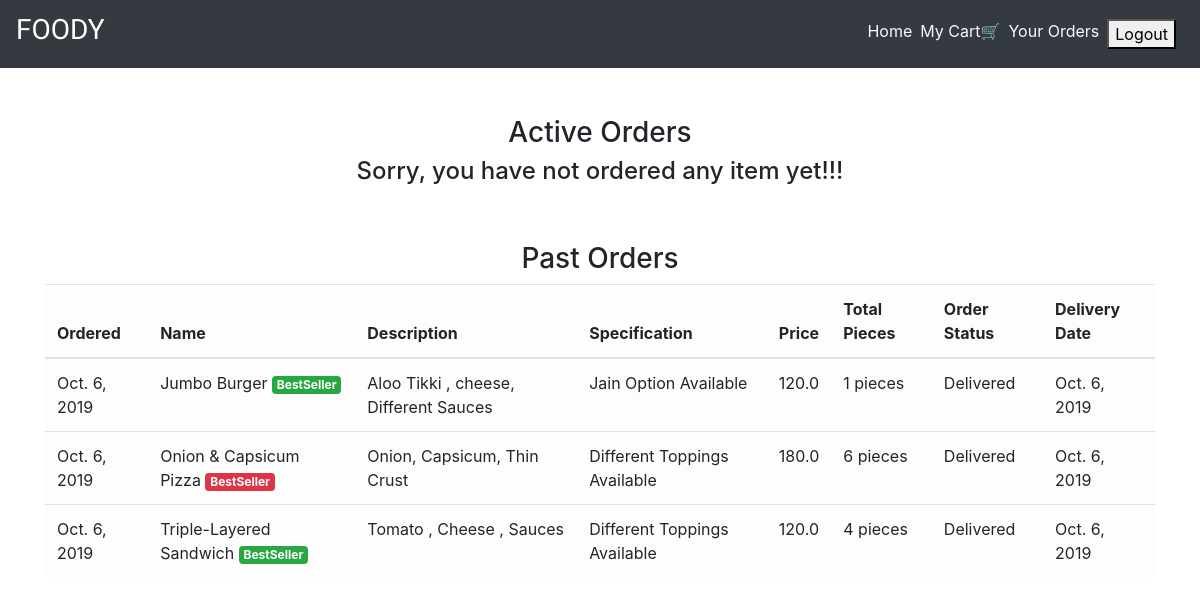
/order_details/ (signed in), run on the app's committed database.
### main/models.py (models this page shows, shortened)
class CartItems(models.Model):
    ORDER_STATUS = (
        ('Active', 'Active'),
        ('Delivered', 'Delivered')
    )
    user = models.ForeignKey(User, on_delete=models.CASCADE)
    item = models.ForeignKey(Item, on_delete=models.CASCADE)
    ordered = models.BooleanField(default=False)
    quantity = models.IntegerField(default=1)
    ordered_date = models.DateField(default=timezone.now)
    status = models.CharField(max_length=20, choices=ORDER_STATUS, default='Active')
    delivery_date = models.DateField(default=timezone.now)
    class Meta:
        verbose_name = 'Cart Item'
        verbose_name_plural = 'Cart Items'

class Item(models.Model):
    LABELS = (
        ('BestSeller', 'BestSeller'),
        ('New', 'New'),
        ('Spicy🔥', 'Spicy🔥'),
    )
    LABEL_COLOUR = (
        ('danger', 'danger'),
        ('success', 'success'),
        ('primary', 'primary'),
        ('info', 'info')
    )
    title = models.CharField(max_length=150)
    description = models.CharField(max_length=250,blank=True)
    price = models.FloatField()
    pieces = models.IntegerField(default=6)
    instructions = models.CharField(max_length=250,default="Jain Option Available")
    image = models.ImageField(default='default.png', upload_to='images/')
    labels = models.CharField(max_length=25, choices=LABELS, blank=True)
    label_colour = models.CharField(max_length=15, choices=LABEL_COLOUR, blank=True)
    slug = models.SlugField(default="sushi_name")
    created_by = models.ForeignKey(User, on_delete=models.CASCADE)

### main/views.py (the view)
# urls.py: path('order_details/', views.order_details, name='order_details'),
@login_required
def order_details(request):
    items = CartItems.objects.filter(user=request.user, ordered=True,status="Active").order_by('-ordered_date')
    cart_items = CartItems.objects.filter(user=request.user, ordered=True,status="Delivered").order_by('-ordered_date')
    bill = items.aggregate(Sum('item__price'))
    number = items.aggregate(Sum('quantity'))
    pieces = items.aggregate(Sum('item__pieces'))
    total = bill.get("item__price__sum")
    count = number.get("quantity__sum")
    total_pieces = pieces.get("item__pieces__sum")
    context = {
        'items':items,
        'cart_items':cart_items,
        'total': total,
        'count': count,
        'total_pieces': total_pieces
    }
    return render(request, 'main/order_details.html', context)

### main/templatetags/get_group.py (called while the page is built)
@register.filter(name='has_group')
def has_group(user, group_name):
    return user.groups.filter(name=group_name).exists()

### main/templates/main/order_details.html
{% extends "main/layout.html" %}
{% block content %}
<div class="cart">
    <div class="container">
        <div class="row">
            <div class="col-sm-12 mt-5">
                <h3 class="text-center">Active Orders</h3>
                {% if items %}
                <h4 class="text-center">Total Bill Amount: {{total}} for {{ count }} boxes.</h4>
                <h6 class="text-center">Please pay either via PayTM on +91-9713314431 or at time of delivery!</h6>
                <div class="table-responsive">
                    <table class="table table-light">
                        <thead>
                        <tr>
                            <th scope="col">Ordered</th>
                            <th scope="col">Name</th>
                            <th scope="col">Description</th>
                            <th scope="col">Specification</th>
                            <th scope="col">Price</th>
                            <th scope="col">Total Pieces</th>
                            <th scope="col">Order Status</th>
                        </tr>
                        </thead>
                        <tbody>
                            {% for item_active in items %}
                        <tr>
                            <td>{{ item_active.ordered_date }}</td>
                            <td>{{ item_active.item.title }} <span class="badge badge-{{ item_active.item.label_colour }}">{{ item_active.item.labels }}</span></td>
                            <td>{{ item_active.item.description }}</td>
                            <td>{{ item_active.item.instructions }}</td>
                            <td>{{ item_active.item.price }}</td>
                            <td>{{ item_active.item.pieces }} pieces</td>
                            <td>{{ item_active.status }}</td>
                        </tr>
                            {% endfor %}
                        </tbody>
                    </table>
                </div>
                {% else %}
                <h4 class="text-center">Sorry, you have not ordered any item yet!!!</h4>
                {% endif %}
            </div>
        </div>
        <div class="row">
            <div class="col-sm-12 mt-5">
                <h3 class="text-center">Past Orders</h3>
                {% if cart_items %}
                <div class="table-responsive">
                    <table class="table table-light">
                        <thead>
                        <tr>
                            <th scope="col">Ordered</th>
                            <th scope="col">Name</th>
                            <th scope="col">Description</th>
                            <th scope="col">Specification</th>
                            <th scope="col">Price</th>
                            <th scope="col">Total Pieces</th>
                            <th scope="col">Order Status</th>
                            <th scope="col">Delivery Date</th>
                        </tr>
                        </thead>
                        <tbody>
                            {% for cart in cart_items %}
                        <tr>
                            <td>{{ cart.ordered_date }}</td>
                            <td>{{ cart.item.title }} <span class="badge badge-{{ cart.item.label_colour }}">{{ cart.item.labels }}</span></td>
                            <td>{{ cart.item.description }}</td>
                            <td>{{ cart.item.instructions }}</td>
                            <td>{{ cart.item.price }}</td>
                            <td>{{ cart.item.pieces }} pieces</td>
                            <td>{{ cart.status }}</td>
                            <td>{{ cart.delivery_date }}</td>
                        </tr>
                            {% endfor %}
                        </tbody>
                    </table>
                </div>
                {% else %}
                <h4 class="text-center">Sorry, you have not ordered any item yet!!!</h4>
                {% endif %}
            </div>
        </div>
    </div>
</div>
{% endblock content %}

### data on the page
CartItems: ordered_date "Oct. 6, 2019", item "Jumbo Burger", item.labels "BestSeller", item.description "Aloo Tikki , cheese, Different Sauces", item.instructions "Jain Option Available", item.price "120.0", item.pieces "1", status "Delivered", delivery_date "Oct. 6, 2019"
CartItems: ordered_date "Oct. 6, 2019", item "Onion & Capsicum Pizza", item.labels "BestSeller", item.description "Onion, Capsicum, Thin Crust", item.instructions "Different Toppings Available", item.price "180.0", item.pieces "6", status "Delivered", delivery_date "Oct. 6, 2019"
CartItems: ordered_date "Oct. 6, 2019", item "Triple-Layered Sandwich", item.labels "BestSeller", item.description "Tomato , Cheese , Sauces", item.instructions "Different Toppings Available", item.price "120.0", item.pieces "4", status "Delivered", delivery_date "Oct. 6, 2019"
